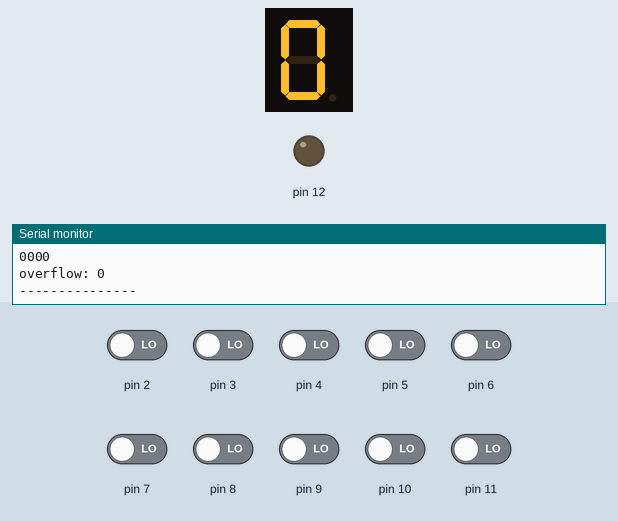
A sketch run on a simulated Arduino Uno, built with avr-gcc and run on an emulated ATmega328P. Shown: 1-digit seven-segment display, output pins drawn as LEDs (lit = HIGH), the last lines printed to the serial monitor. Wiring (inferred from the names in the program): 1-digit 7-segment display, segments lit when HIGH: segments pin 13, A0, A1, A2, A3, A4, A5. Inputs (shaded band) come from the test bench; at power-on: pin 2–11 LOW. The segment pins are drawn as the display they are named for; pins used as bus, display or sensor lines are not drawn.

Above: at 1.8 s.
1.9 s: pin 11 driven HIGH
At 3.1 s:
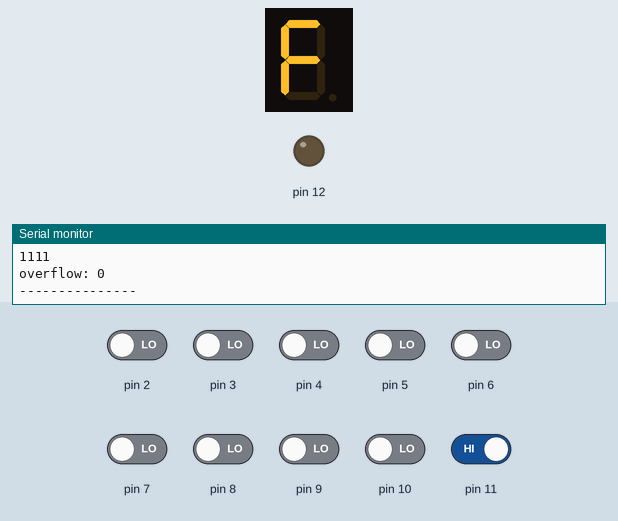
3.5 s: pin 6 driven HIGH
At 4.7 s:
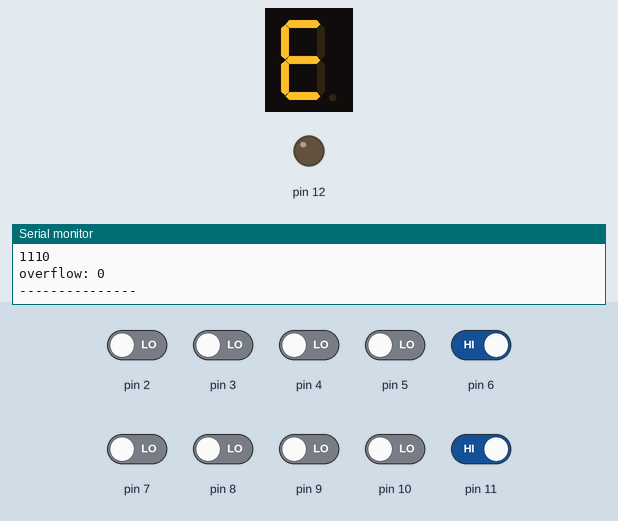
5.0 s: pin 7 driven HIGH
At 5.6 s:
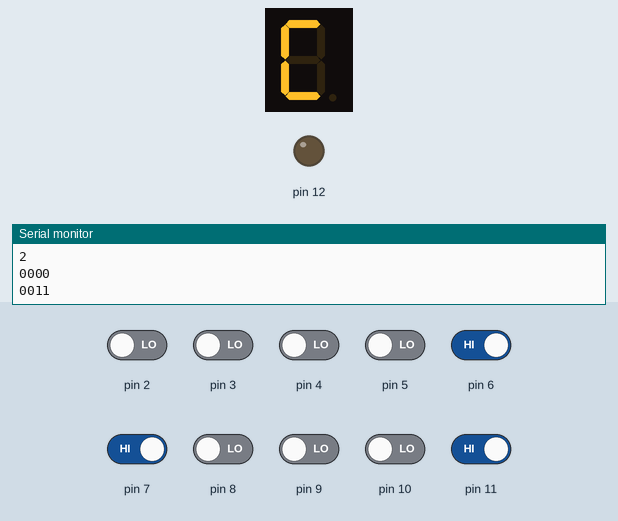
6.5 s: pin 6 driven LOW
At 7.4 s:
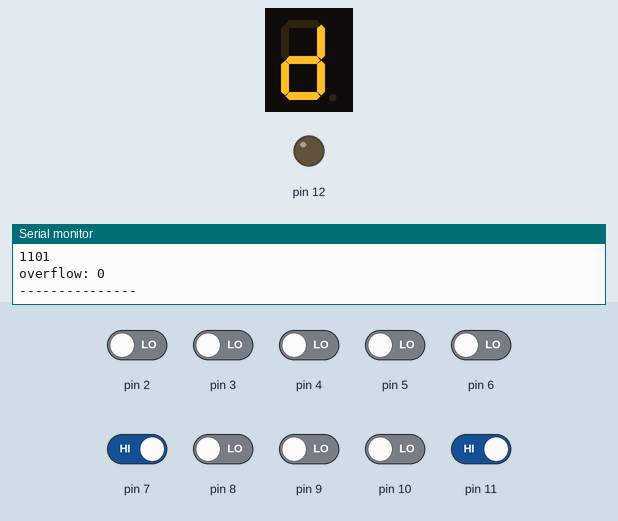
8.0 s: pin 8 driven HIGH
At 9.3 s:
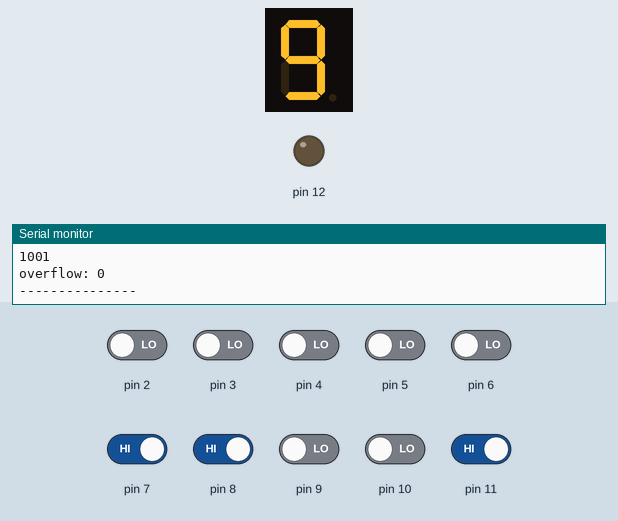
9.6 s: pin 9 driven HIGH
At 9.9 s:
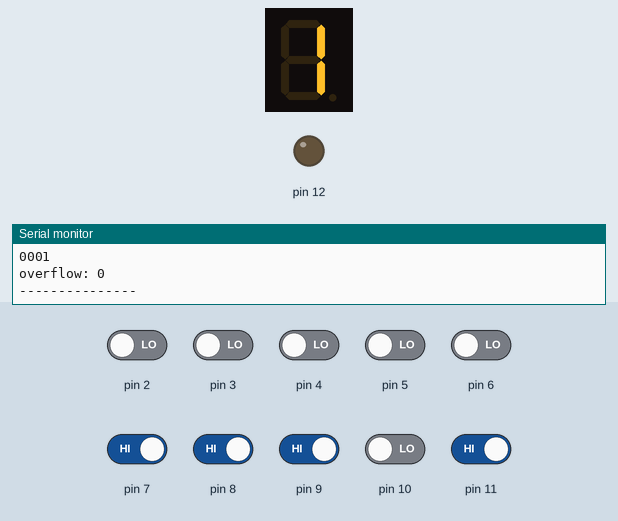
Timing chart, 0 to 12.1 s (numbered marks = the images above; inputs shaded):
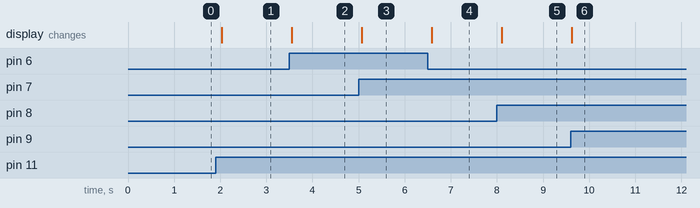

Measured:
- after the input at 1.9 s, the display: changes after 0.13 s (image 1)
- after the input at 3.5 s, the display: changes after 0.05 s (image 2)
- after the input at 5.0 s, the display: changes after 0.07 s (image 3)
- after the input at 6.5 s, the display: changes after 0.09 s (image 4)
- after the input at 8.0 s, the display: changes after 0.11 s (image 5)
- after the input at 9.6 s, the display: changes at once (image 6)

The sketch:

ALU4bits7segmentsHexConverter.ino
```cpp
//This code does not run except by the arduino IDE or thinkerCad,
//use it to copy and paste in any of these environments
//arrays for input pins
bool bitsA[4], bitsB[4], bitsC[4], opCodeBits[2], carry = 0;
int opCode, pins[13];

//pins of segments
#define a 13
#define b A0
#define c A1
#define d A2
#define e A3
#define f A4
#define g A5

#define INPUT 0
#define OUTPUT 1

//global variables
bool D0, D1, D2, D3;
bool segA, segB, segC, segD, segE, segF, segG;

// sum bits
bool add(bool A, bool B, bool **carry){
	bool carry_in = **carry;
    bool resultado = (!A && !B && carry_in) ||
                     (!A && B && !carry_in) ||
                     (A && !B && !carry_in) ||
                     (A && B && carry_in);

    **carry = ((A && B) || (A && carry_in) || (B && carry_in));
    return resultado;
}

bool AandB(bool A, bool B){
    return A && B;
}

bool AorB(bool A, bool B){
    return A || B;
}

bool notB(bool B){
    return !B;
}

/*
selector(0,0) returns 1 -> A&B()
selector(1,0) returns 2 -> A|B()
selector(0,1) returns 3 -> ~B()
selector(1,1) returns 4 ->  +()
*/
int selector(bool A, bool B){
    if (A && B)
        return 3;
    if (B)
        return 2;
    if (A)
        return 1;
    return 0;
}

bool ALU(bool *carry, int opCode, bool bitA, bool bitB){
    switch (opCode){
    case 0:
        return AandB(bitA, bitB);
    case 1:
        return AorB(bitA, bitB);
    case 2:
        return notB(bitB);
    case 3:
        return add(bitA, bitB, &carry);
    }
}

void setup(){
    // defining INPUTs and OUTPUTs
    for (int i = 0; i < 13; i++){
        pins[i] = i;
        pinMode(pins[i], INPUT);
    }
  	pinMode(12, OUTPUT);
  	pinMode(a, OUTPUT);
  	pinMode(b, OUTPUT);
  	pinMode(c, OUTPUT);
  	pinMode(d, OUTPUT);
  	pinMode(e, OUTPUT);
  	pinMode(f, OUTPUT);
  	pinMode(g, OUTPUT);
    Serial.begin(9600);
}

void loop(){

  	carry = 0;

  	readInputs();
  	define7seg();
  	showInDisplay();
    printMonitor();
    delay(500);
}

void readInputs(){
    //pins of A: 2, 3, 4, 5
    //pins of B: 6, 7, 8, 9
    //pins of OpCode: 10, 11
    for (int i = 0; i < 4; i++){
        bitsA[i] = digitalRead(pins[i + 2]);
        bitsB[i] = digitalRead(pins[i + 6]);
        if (i <= 1)
            opCodeBits[i] = digitalRead(i + 10);
    }

    opCode = selector(opCodeBits[0], opCodeBits[1]);
    for (int i = 0; i < 4; i++){
        bitsC[i] = ALU(&carry, opCode, bitsA[i], bitsB[i]);
    }
}

void printMonitor(){
	Serial.println("---------------");
  	Serial.println(opCode);
  	for (int i = 0; i < 4; i++){
        Serial.print(bitsA[3-i]);
    }
  	Serial.println(' ');
  	for (int i = 0; i < 4; i++){
        Serial.print(bitsB[3-i]);
    }
  	Serial.println(' ');
  	for (int i = 0; i < 4; i++){
        Serial.print(bitsC[3-i]);
    }
  	Serial.println(' ');
    Serial.print("overflow: ");
  	Serial.println(carry);
    Serial.println("---------------");
}

void define7seg(){
  D0 = bitsC[0];
  D1 = bitsC[1];
  D2 = bitsC[2];
  D3 = bitsC[3];

  segA = (!D0 && !D2) || (!D3 && D1)       || (D2 && D1)          || (D3 && !D2 && !D1)  || (!D3 && D2 && D0)   ||  (D3 && !D0);
  segB = (!D3 && !D2) || (!D2 && !D0)      || (!D3 && !D1 && !D0) || (!D3 && D1 && D0)   || (D3 && !D1 && D0);
  segC = (!D3 && !D1) || (!D3 && D0)       || (!D3 && D2)         || (!D1 && D0)         || (D3 && !D2);
  segD = (D3 && !D1)  || (!D2 && D1 && D0) || (D2 && D1 && !D0)   || (D2 && !D1 && D0)   || (!D2 && !D0 && !D3);
  segE = (!D0 && !D2) || (!D0 && D1)       || (D3 && D2)          || (D0 && D1 && D3);
  segF = (!D0 && D2)  || (D3 && D1)        || (D3 && !D2)         || (!D0 && !D1)        || (!D3 && !D1 && D2);
  segG = (!D0 && D1)  || (D0 && D3)        || (D3 && !D2)         || (!D3 && !D1 && D2)  || (D1 && !D2);
}

void showInDisplay(){
  digitalWrite(12, carry);
  //the outputs are normal because the display is a common cathode,
  //if it is year the outputs must be denied with "!"
  digitalWrite(a, segA);
  digitalWrite(b, segB);
  digitalWrite(c, segC);
  digitalWrite(d, segD);
  digitalWrite(e, segE);
  digitalWrite(f, segF);
  digitalWrite(g, segG);
}
```
